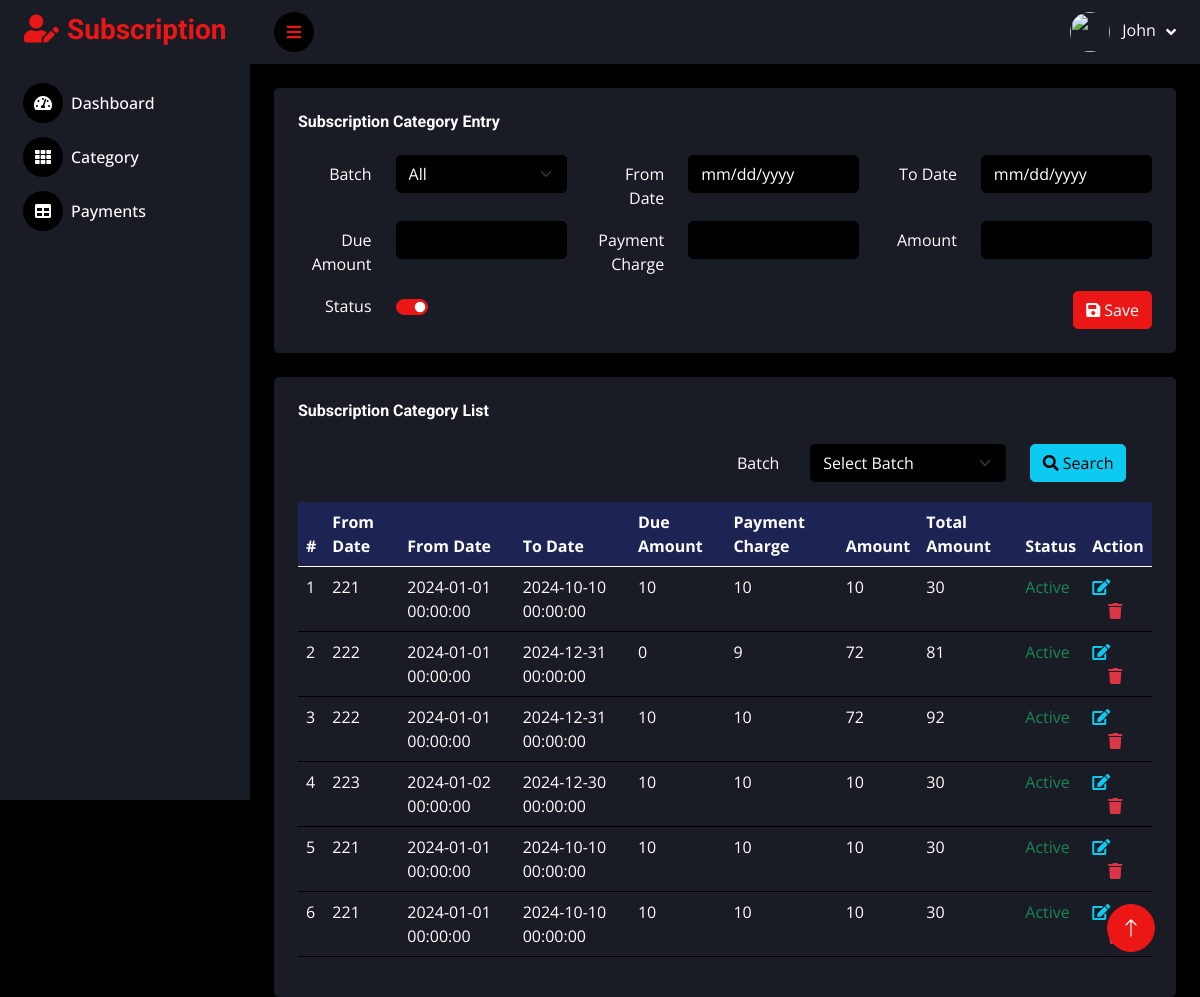
Screenshot of /admin/subscription-category.php (signed in) with the database file from the repository.
### tables this page shows
CREATE TABLE IF NOT EXISTS `subscription_category` (
  `id` int(11) NOT NULL AUTO_INCREMENT,
  `class_id` int(11) NOT NULL,
  `from_date` datetime NOT NULL,
  `to_date` datetime NOT NULL,
  `due_amount` int(11) NOT NULL,
  `payment_charge` int(11) NOT NULL,
  `amount` int(11) NOT NULL,
  `total_amount` int(11) NOT NULL,
  `status` varbinary(50) NOT NULL DEFAULT '0',
  `create_date` datetime DEFAULT CURRENT_TIMESTAMP,
  `update_date` datetime DEFAULT CURRENT_TIMESTAMP,
  PRIMARY KEY (`id`)
);

### admin/subscription-category.php (the view, shortened to what this page needs)
<?php
    if (strlen($_SESSION['id']==0)) {
    header('location:logout.php');
    } else{
?>
<?php include("./common/header.php"); ?>
<?php include("./common/sidebar.php"); ?>
        <div class="content">
            <?php include("./common/topbar.php"); ?>
            <div class="container-fluid pt-4 px-4">
                <div class="row g-4">
                    <div class="col-sm-12 col-xl-12">
                        <div class="bg-secondary rounded h-100 p-4">
                            <h6 class="mb-4">Subscription Category Entry</h6>
                            <form method="post">
                                <div class="row">
                                    <div class="col-md-4">
                                        <div class="row mb-1">
                                            <label for="Batch" class="col-sm-4 col-form-label text-end">Batch</label>
                                            <div class="col-sm-8">
                                                <select name="class_id" class="form-select" >
                                                    <option selected="selected" value="0">All</option>
                                                </select>
                                            </div>
                                        </div>
                                    </div>
                                    <div class="col-md-4">
                                        <div class="row mb-1">
                                            <label for="fromDate" class="col-sm-4 col-form-label text-end">From Date</label>
                                            <div class="col-sm-8">
                                                <input type="date" class="form-control" id="fromDate" name="from_date">
                                            </div>
                                        </div>
                                    </div>
                                    <div class="col-md-4">
                                        <div class="row mb-1">
                                            <label for="toDate" class="col-sm-4 col-form-label text-end">To Date</label>
                                            <div class="col-sm-8">
                                                <input type="date" class="form-control" name="to_date" id="toDate">
                                            </div>
                                        </div>
                                    </div>
                                    <div class="col-md-4">
                                        <div class="row mb-1">
                                            <label for="Amount" class="col-sm-4 col-form-label text-end">Due
                                                Amount</label>
                                            <div class="col-sm-8">
                                                <input type="text" class="form-control" name="due_amount" id="dueAmount">
                                            </div>
                                        </div>
                                    </div>
                                    <div class="col-md-4">
                                        <div class="row mb-1">
                                            <label for="paymentCharge" class="col-sm-4 col-form-label text-end">Payment Charge</label>
                                            <div class="col-sm-8">
                                                <input type="text" class="form-control"  name="payment_charge" id="paymentCharge">
                                            </div>
                                        </div>
                                    </div>
                                    <div class="col-md-4">
                                        <div class="row mb-1">
                                            <label for="Amount" class="col-sm-4 col-form-label text-end">Amount </label>
                                            <div class="col-sm-8">
                                                <input type="text" class="form-control" name="amount" id="Amount">
                                            </div>
                                        </div>
                                    </div>
                                    <div class="col-md-4">
                                        <div class="row mb-1">
                                            <label for="Status" class="col-sm-4 col-form-label text-end">Status </label>
                                            <div class="col-sm-8">
                                                <div class="form-check form-switch mt-2">
                                                    <input class="form-check-input" type="checkbox" role="switch" name="status" id="Status" checked="true">
                                                </div>
                                            </div>
                                        </div>
                                    </div>
                                    <div class="col-md-8">
                                        <div class="text-end mt-1">
                                            <button type="submit" name="submit" class="btn btn-primary"><i class="fa fa-save"></i> Save</button>
                                        </div>
                                    </div>
                                </div>
                            </form>
                        </div>
                    </div>
                    <div class="col-12">
                        <div class="bg-secondary rounded h-100 p-4">
                            <h6 class="mb-4">Subscription Category List</h6>
                            <div class="row">
                                <div class="col-md-12">
                                    <form>
                                        <div class="row">
                                            <div class="col-md-6"></div>
                                            <div class="col-md-4">
                                                <div class="row mb-1">
                                                    <label for="Batch" class="col-sm-3 col-form-label">Batch</label>
                                                    <div class="col-sm-9">
                                                        <select id="Batch" class="form-select mb-3"
                                                            aria-label="Default select example">
                                                            <option selected>Select Batch</option>
                                                        </select>
                                                    </div>
                                                </div>
                                            </div>
                                            <div class="col-md-2">
                                                <div class="">
                                                    <button type="submit" class="btn btn-info"><i class="fa fa-search"></i> Search</button>
                                                </div>
                                            </div>
                                        </div>
                                    </form>
                                </div>
                                <div class="col-md-12">
                                    <div class="table-responsive">
                                        <table class="table">
                                            <thead>
                                                <tr>
                                                    <th scope="col">#</th>
                                                    <th scope="col">From Date</th>
                                                    <th scope="col">From Date</th>
                                                    <th scope="col">To Date</th>
                                                    <th scope="col">Due Amount</th>
                                                    <th scope="col">Payment Charge</th>
                                                    <th scope="col">Amount</th>
                                                    <th scope="col">Total Amount</th>
                                                    <th scope="col">Status</th>
                                                    <th scope="col">Action</th>
                                                </tr>
                                            </thead>
                                            <tbody>
                                            <?php
                                                    $count = 1;
                                                    $query=mysqli_query($conn_integration,"select * from subscription_category");
                                                    while($result=mysqli_fetch_array($query))
                                                {
                                            ?>
                                                <tr>
                                                    <td><?php echo $count; ?></td>
                                                    <td><?php echo $result['class_id'];?></td>
                                                    <td><?php echo $result['from_date'];?></td>
                                                    <td><?php echo $result['to_date'];?></td>
                                                    <td><?php echo $result['due_amount'];?></td>
                                                    <td><?php echo $result['payment_charge'];?></td>
                                                    <td><?php echo $result['amount'];?></td>
                                                    <td><?php echo $result['total_amount'];?></td>
                                                    <td>
                                                         <?php if($result['status']==0){ ?> <span class="text-success">Active</span><?php }else{ ?>
                                                        <span class="text-danger">InActive</span> <?php } ?>
                                                    </td>
                                                    <td>
                                                        <a href="" class="text-info"><i class="fa fa-edit"></i></a>
                                                        <a href="" class="text-danger ms-3"><i
                                                                class="fa fa-trash"></i></a>
                                                    </td>
                                                </tr>
                                            <?php
                                                $count ++;
                                                }
                                             ?>
                                            </tbody>
                                        </table>
                                    </div>
                                </div>
                            </div>
                        </div>
                    </div>
                </div>
            </div>
        </div>
<?php } ?>
<?php include("./common/footer.php"); ?>

### admin/assets/css/style.css (style rules this page uses)
:root { --primary: #EB1616; --secondary: #191C24; --light: #ffffff; --dark: #000000; }
.btn { transition: .5s; }
table { color: #fff!important; }
.table thead tr th { background-color: #1d2453; }
.content { margin-left: 250px; min-height: 100vh; background: var(--dark); transition: 0.5s; }
@media (min-width: 992px) { .content { width: calc(100% - 250px); } }

### rows the page displays
subscription_category: class "221", from_date "2024-01-01 00:00:00", to_date "2024-10-10 00:00:00", due_amount "10", payment_charge "10", amount "10", total_amount "30", status "Active"
subscription_category: class "222", from_date "2024-01-01 00:00:00", to_date "2024-12-31 00:00:00", due_amount "0", payment_charge "9", amount "72", total_amount "81", status "Active"
subscription_category: class "222", from_date "2024-01-01 00:00:00", to_date "2024-12-31 00:00:00", due_amount "10", payment_charge "10", amount "72", total_amount "92", status "Active"
subscription_category: class "223", from_date "2024-01-02 00:00:00", to_date "2024-12-30 00:00:00", due_amount "10", payment_charge "10", amount "10", total_amount "30", status "Active"
subscription_category: class "221", from_date "2024-01-01 00:00:00", to_date "2024-10-10 00:00:00", due_amount "10", payment_charge "10", amount "10", total_amount "30", status "Active"
subscription_category: class "221", from_date "2024-01-01 00:00:00", to_date "2024-10-10 00:00:00", due_amount "10", payment_charge "10", amount "10", total_amount "30", status "Active"

### other values shown
$_SESSION['name'] "John"
